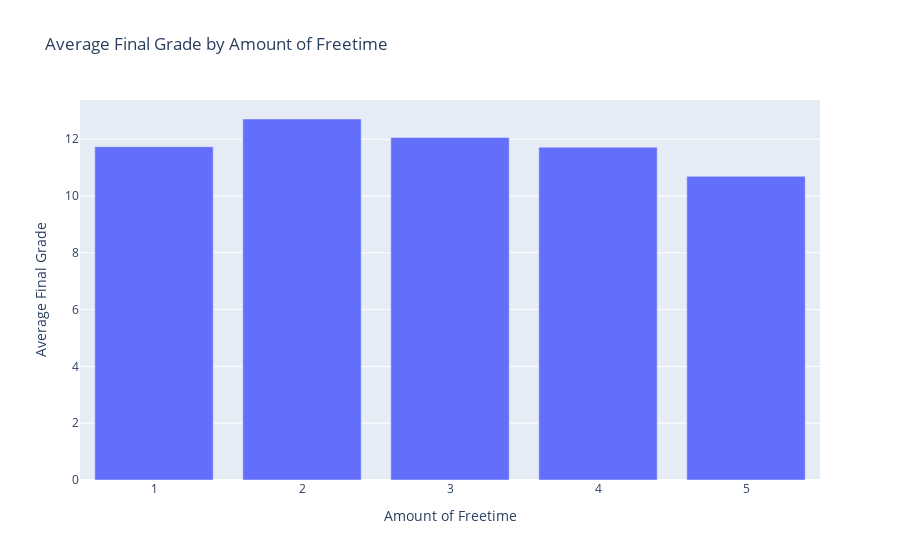

Here is the notebook cell this chart was saved with:
### Markdown cell above
This bar graph compares the number of absences a student has and the average GPA. The problem with this graph is that it is skewed because it doesn't show how many students belong to each group.

### Code cell
newDF_2 = DF_2.groupby('freetime')['G3'].mean().reset_index()

fig = px.bar(newDF_2,
             x='freetime',
             y='G3',
             title='Average Final Grade by Amount of Freetime',
             labels={'G3': 'Average Final Grade', 'freetime': 'Amount of Freetime'})

fig

### Figure 1 — Plotly figure (JSON) as saved in the notebook; plotly's stock layout.template omitted (floating-point values rounded to 4 significant figures)
{"data": [{"hovertemplate": "Amount of Freetime=%{x}<br>Average Final Grade=%{y}<extra></extra>", "legendgroup": "", "marker": {"color": "#636efa", "pattern": {"shape": ""}}, "name": "", "orientation": "v", "showlegend": false, "textposition": "auto", "type": "bar", "x": [1, 2, 3, 4, 5], "xaxis": "x", "y": [11.73, 12.71, 12.06, 11.71, 10.69], "yaxis": "y"}], "layout": {"barmode": "relative", "legend": {"tracegroupgap": 0}, "title": {"text": "Average Final Grade by Amount of Freetime"}, "xaxis": {"anchor": "y", "domain": [0, 1], "title": {"text": "Amount of Freetime"}}, "yaxis": {"anchor": "x", "domain": [0, 1], "title": {"text": "Average Final Grade"}}}}
